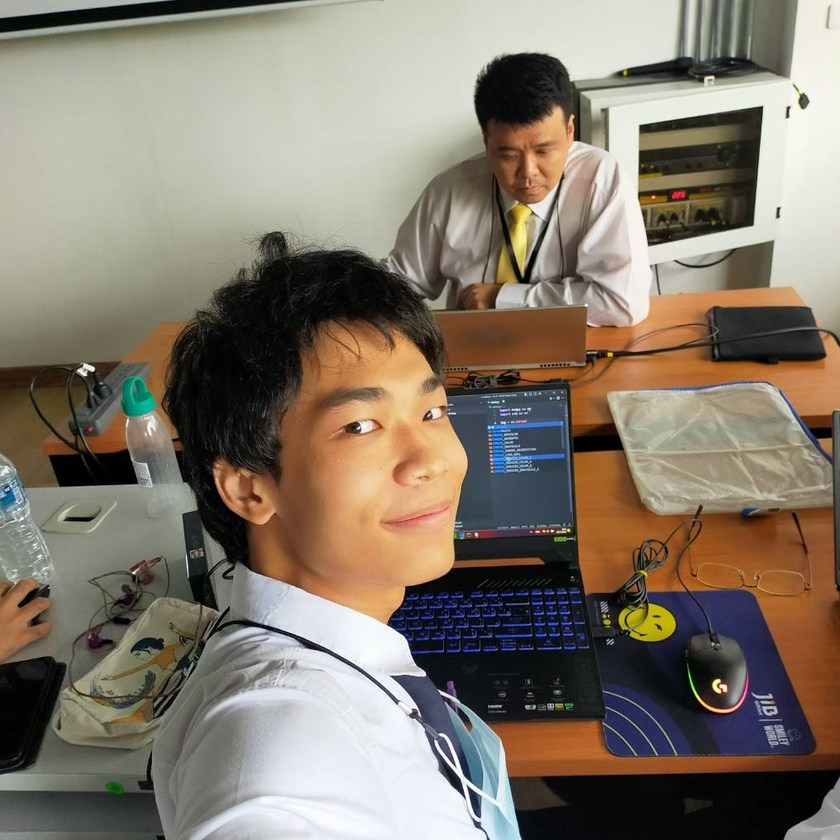
#> input picture input.jpg, 840 x 840 px, shrunk from 1016 x 1016 before the run
$ python demo.py
#> lines starting #> are read from the running program, lines starting #| are printed output that depends on the picture
import numpy as np
import cv2
from matplotlib import pyplot as plt

# read the input image
img = cv2.imread('input.jpg',cv2.IMREAD_GRAYSCALE)
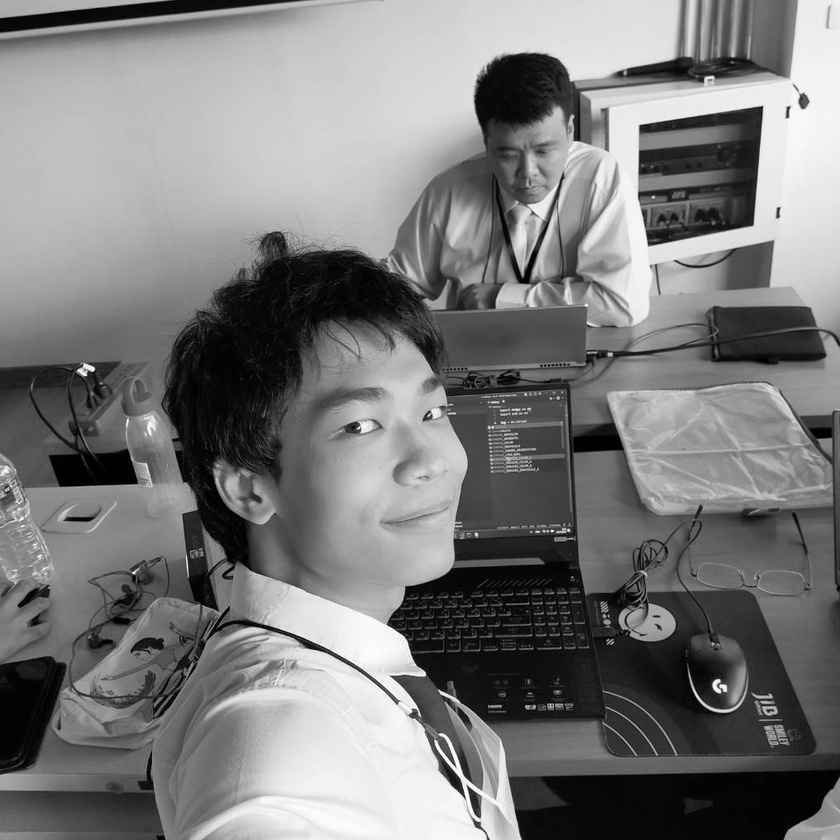
#> img: shape (840, 840); min 0, max 255, mean 122.7

# find the discrete fourier transform of the image
dft = cv2.dft(np.float32(img),flags = cv2.DFT_COMPLEX_OUTPUT)

# hift zero-frequency component to the center of the spectrum
dft_shift = np.fft.fftshift(dft)
rows, cols = img.shape
#> rows = 840; cols = 840
crow,ccol = rows//2 , cols//2
#> crow = 420; ccol = 420
mask = np.zeros((rows,cols,2),np.uint8)
mask[crow-30:crow+30, ccol-30:ccol+30] = 1

# apply mask and inverse DFT
fshift = dft_shift*mask
f_ishift = np.fft.ifftshift(fshift)
img_back = cv2.idft(f_ishift)
img_back = cv2.magnitude(img_back[:,:,0],img_back[:,:,1])
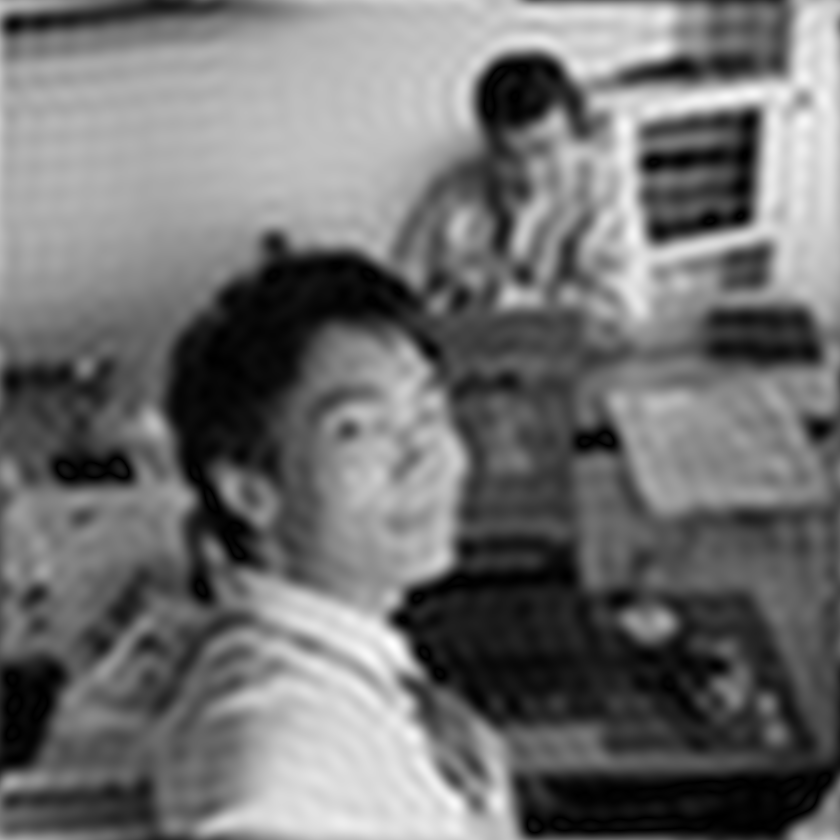
#> img_back: shape (840, 840) float32; min 34459.7, max 196233952, mean 86673152; drawn with min black and max white

# visualize the images
plt.subplot(121),plt.imshow(img, cmap = 'gray')
plt.title('Input Image'), plt.xticks([]), plt.yticks([])
plt.subplot(122),plt.imshow(img_back, cmap = 'gray')
plt.title('Magnitude Spectrum'), plt.xticks([]), plt.yticks([])
plt.show()
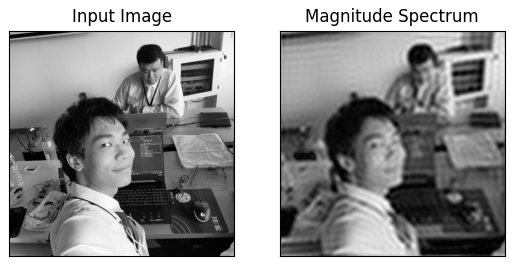
#> figure drawn by matplotlib, 2 panels
